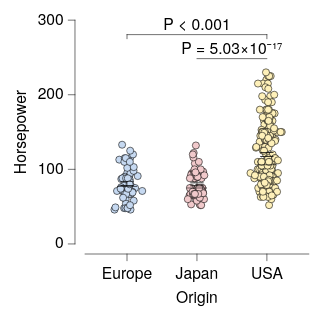

Source (Vega-Lite JSON):
### Vega-Lite specification from a JSON file in a GitHub repository (floating-point values rounded to 4 significant figures; data arrays with more than 128 entries replaced by an {"elided": "..."} marker saying what was removed)
{"background": null, "config": {"arc": {"fill": "#DBDBDB", "fillOpacity": 1.0, "innerRadius": 25.0, "padAngle": 0.03, "stroke": "black", "strokeOpacity": 1, "strokeWidth": 0.25}, "area": {"fill": "#DBDBDB", "fillOpacity": 1.0, "stroke": "black", "strokeOpacity": 1, "strokeWidth": 0.25}, "axis": {"domain": true, "domainCap": "round", "domainColor": "black", "domainWidth": 0.25, "grid": false, "gridCap": "round", "gridColor": "#F1F1F1", "gridDash": [0, 0], "gridOpacity": 1.0, "gridWidth": 0.25, "labelColor": "black", "labelFont": "Helvetica Neue", "labelFontSize": 7, "labelFontStyle": "normal", "labelFontWeight": 400, "offset": 4.5, "ticks": true, "tickCap": "round", "tickColor": "black", "tickRound": false, "tickSize": 3, "tickWidth": 0.25, "titleColor": "black", "titleFont": "Helvetica Neue", "titleFontSize": 7, "titleFontStyle": "normal", "titleFontWeight": 400}, "axisX": {"domain": true, "labelAlign": "center", "labelAngle": 0, "labels": true, "ticks": true, "translate": 0}, "axisY": {"domain": true, "labelAlign": "right", "labelAngle": 0, "labels": true, "ticks": true, "translate": 0}, "axisRight": {"domain": true, "labelAlign": "left", "labelAngle": 0, "labels": true, "ticks": true, "translate": 0}, "axisTop": {"domain": true, "labelAlign": "center", "labelAngle": 0, "labels": true, "ticks": true, "translate": 0}, "axisBand": {"tickOffset": 0}, "bar": {"fill": "#DBDBDB", "fillOpacity": 1.0, "stroke": "black", "strokeOpacity": 1, "strokeWidth": 0.25}, "boxplot": {"size": 9.0, "ticks": {"cornerRadius": 0.25, "fill": "black", "size": 4.5, "thickness": 0.25}, "box": {"fillOpacity": 1.0, "stroke": "black", "strokeOpacity": 1, "strokeWidth": 0.25}, "median": {"fill": "black", "fillOpacity": 1.0, "size": 9.0, "thickness": 0.25}, "rule": {"fill": "black", "fillOpacity": 1.0, "size": 10.0, "stroke": "black", "strokeDash": [0, 0], "strokeOpacity": 1, "strokeWidth": 0.25}, "outliers": {"color": "black", "fill": "black", "fillOpacity": 1.0, "size": 0, "stroke": "black", "strokeOpacity": 1, "strokeWidth": 0.25}}, "circle": {"fill": "black", "fillOpacity": 1.0, "size": 0.5, "stroke": null, "strokeOpacity": 1, "strokeWidth": 0.25}, "errorband": {"band": {"fillOpacity": 0.6, "stroke": null, "strokeWidth": 0.25, "strokeOpacity": 1}, "borders": {"opacity": 0, "strokeOpacity": 0.25, "strokeWidth": 1}}, "errorbar": {"opacity": 1, "rule": {"strokeDash": [0, 0], "strokeWidth": 0.25}, "ticks": {"color": "black", "cornerRadius": 0.125, "opacity": 1, "size": 6.0, "thickness": 0.25}, "thickness": 0.25}, "font": "Helvetica Neue", "geoshape": {"fill": "#DBDBDB", "fillOpacity": 1.0, "stroke": "black", "strokeOpacity": 1, "strokeWidth": 0.25}, "header": {"labelColor": "black", "labelFont": "Helvetica Neue", "labelFontSize": 7, "labelFontStyle": "normal", "labelFontWeight": 400, "titleColor": "black", "titleFont": "Helvetica Neue", "titleFontSize": 7, "titleFontStyle": "normal", "titleFontWeight": 400, "titlePadding": 0}, "legend": {"disable": false, "offset": 4.5, "titlePadding": 4, "labelOffset": 2, "gradientLabelOffset": 2, "gradientLength": 50.0, "gradientThickness": 5.0, "gradientOpacity": 1.0, "gradientStrokeColor": "black", "gradientStrokeWidth": 0.25, "labelColor": "black", "labelFont": "Helvetica Neue", "labelFontSize": 7, "labelFontStyle": "normal", "labelFontWeight": 400, "strokeColor": "black", "strokeWidth": 0, "symbolSize": 42, "symbolStrokeColor": "black", "symbolStrokeWidth": 0.25, "titleColor": "black", "titleFont": "Helvetica Neue", "titleFontSize": 7, "titleFontStyle": "normal", "titleFontWeight": 400}, "line": {"color": "black", "stroke": "black", "strokeCap": "round", "strokeDash": [0, 0], "strokeOpacity": 1, "strokeWidth": 0.375}, "point": {"filled": true, "fill": "#DBDBDB", "fillOpacity": 1.0, "size": 5.0, "stroke": "black", "strokeOpacity": 1, "strokeWidth": 0.25}, "range": {"category": ["#C6D9F1", "#F1C9CB", "#FEF0B9", "#CEE37A", "#7AA8E0", "#E589A3", "#FDDD5D", "#68B961", "#4177B1", "#C35082", "#E5C227", "#438156"], "diverging": {"scheme": ["#C35082", "#CE6D94", "#D989A7", "#E2A4BA", "#EABFCE", "#F1DBE2", "#F6F6F6", "#D7E0EB", "#B9CBE0", "#9BB6D5", "#7DA1C9", "#5F8CBD", "#4177B1"]}, "heatmap": {"scheme": ["#130010", "#27022E", "#370453", "#3D1E76", "#3A3B92", "#2E57AA", "#1374BA", "#1A90BE", "#20ABC1", "#27C6C1", "#48DEB3", "#91EE9F"]}, "ordinal": {"scheme": ["#F1F1F1", "#DBDBDB", "#C6C6C6", "#B2B2B2", "#9D9D9D", "#898989", "#767676", "#636363", "#515151", "#404040", "#2F2F2F", "#1F1F1F"]}, "ramp": {"scheme": ["#130010", "#27022E", "#370453", "#3D1E76", "#3A3B92", "#2E57AA", "#1374BA", "#1A90BE", "#20ABC1", "#27C6C1", "#48DEB3", "#91EE9F"]}}, "rule": {"color": "black", "stroke": "black", "strokeCap": "round", "strokeDash": [2, 2], "strokeOpacity": 1, "strokeWidth": 0.25}, "scale": {"bandPaddingInner": 0.1, "bandPaddingOuter": 0.1, "round": false}, "rect": {"fill": "#DBDBDB", "fillOpacity": 1.0, "stroke": "black", "strokeOpacity": 1, "strokeWidth": 0.25}, "square": {"fill": "#DBDBDB", "fillOpacity": 1.0, "size": 10.0, "stroke": "black", "strokeOpacity": 1, "strokeWidth": 0.25}, "text": {"color": "black", "font": "Helvetica Neue", "fontSize": 7, "fontStyle": "normal", "fontWeight": 400}, "title": {"anchor": "middle", "frame": "group", "color": "black", "font": "Helvetica Neue", "fontSize": 7, "fontStyle": "normal", "fontWeight": 400, "subtitleColor": "black", "subtitleFont": "Helvetica Neue", "subtitleFontSize": "Helvetica Neue", "subtitleFontStyle": "normal", "subtitleFontWeight": 400}, "view": {"continuousWidth": 100, "continuousHeight": 100, "discreteWidth": 100, "discreteHeight": 100, "fill": null, "stroke": null, "strokeWidth": 0.25}}, "layer": [{"data": {"name": "data-53eecb024a78fdc2be808dcfdc3af7a2"}, "mark": {"type": "circle", "opacity": 1.0, "size": 10.0, "stroke": "black", "strokeOpacity": 1, "strokeWidth": 0.25}, "encoding": {"color": {"field": "Origin", "legend": null, "sort": ["Europe", "Japan", "USA"], "title": null, "type": "nominal"}, "x": {"axis": {}, "field": "Origin", "sort": ["Europe", "Japan", "USA"], "title": "Origin", "type": "nominal"}, "xOffset": {"field": "jitter_x", "scale": {"domain": [-7.33, 7.33], "range": [5.17, 19.83]}, "type": "quantitative"}, "y": {"field": "Horsepower", "title": "Horsepower", "type": "quantitative"}}}, {"data": {"name": "data-6c4882663eaca411296217af4f5e04f9"}, "mark": {"type": "errorbar"}, "encoding": {"x": {"axis": {}, "field": "Origin", "sort": ["Europe", "Japan", "USA"], "title": "Origin", "type": "nominal"}, "y": {"field": "__mean", "title": "Horsepower", "type": "quantitative"}, "yError": {"field": "__error"}}}, {"data": {"name": "data-53eecb024a78fdc2be808dcfdc3af7a2"}, "mark": {"type": "boxplot", "box": {"fillOpacity": 0, "strokeOpacity": 0}, "outliers": {"opacity": 0}, "rule": {"strokeOpacity": 0}, "ticks": false}, "encoding": {"x": {"axis": {}, "field": "Origin", "sort": ["Europe", "Japan", "USA"], "title": "Origin", "type": "nominal"}, "y": {"field": "Horsepower", "title": "Horsepower", "type": "quantitative"}}}, {"layer": [{"layer": [{"data": {"values": [{"x": "USA", "x2": "Europe", "y": 280.6, "__dysonsphere__": 1}]}, "mark": {"type": "rule", "strokeCap": "round", "strokeDash": [0, 0], "strokeWidth": 0.25}, "encoding": {"x": {"field": "x", "type": "nominal"}, "x2": {"field": "x2"}, "y": {"field": "y", "type": "quantitative"}}}, {"data": {"values": [{"x": "USA", "y": 280.6, "y2": 275.1, "__dysonsphere__": 1}]}, "mark": {"type": "rule", "strokeCap": "round", "strokeDash": [0, 0], "strokeWidth": 0.25}, "encoding": {"x": {"field": "x", "type": "nominal"}, "y": {"field": "y", "type": "quantitative"}, "y2": {"field": "y2"}}}, {"data": {"values": [{"x": "Europe", "y": 280.6, "y2": 275.1, "__dysonsphere__": 1}]}, "mark": {"type": "rule", "strokeCap": "round", "strokeDash": [0, 0], "strokeWidth": 0.25}, "encoding": {"x": {"field": "x", "type": "nominal"}, "y": {"field": "y", "type": "quantitative"}, "y2": {"field": "y2"}}}, {"data": {"values": [{"y": 280.6, "label": "P < 0.001", "__dysonsphere__": 1}]}, "mark": {"type": "text", "align": "center", "dy": -4, "fontSize": 7}, "encoding": {"text": {"field": "label", "type": "nominal"}, "x": {"value": 50.0}, "y": {"field": "y", "type": "quantitative"}}}]}, {"layer": [{"data": {"values": [{"x": "USA", "x2": "Japan", "y": 248.4, "__dysonsphere__": 1}]}, "mark": {"type": "rule", "strokeCap": "round", "strokeDash": [0, 0], "strokeWidth": 0.25}, "encoding": {"x": {"field": "x", "type": "nominal"}, "x2": {"field": "x2"}, "y": {"field": "y", "type": "quantitative"}}}, {"data": {"values": [{"y": 248.4, "label": "P = 5.03×10⁻¹⁷", "__dysonsphere__": 1}]}, "mark": {"type": "text", "align": "center", "dy": -4, "fontSize": 7}, "encoding": {"text": {"field": "label", "type": "nominal"}, "x": {"value": 65.62}, "y": {"field": "y", "type": "quantitative"}}}]}], "name": "__dysonsphere_73d6ae7ab5b8e736_11"}], "$schema": "https://vega.github.io/schema/vega-lite/v6.4.1.json", "datasets": {"data-53eecb024a78fdc2be808dcfdc3af7a2": {"elided": "400 records"}, "data-6c4882663eaca411296217af4f5e04f9": [{"Origin": "USA", "__mean": 119.9, "__error": 2.529, "__dysonsphere__": 1}, {"Origin": "Europe", "__mean": 81.0, "__error": 2.47, "__dysonsphere__": 1}, {"Origin": "Japan", "__mean": 79.84, "__error": 2.005, "__dysonsphere__": 1}]}}
